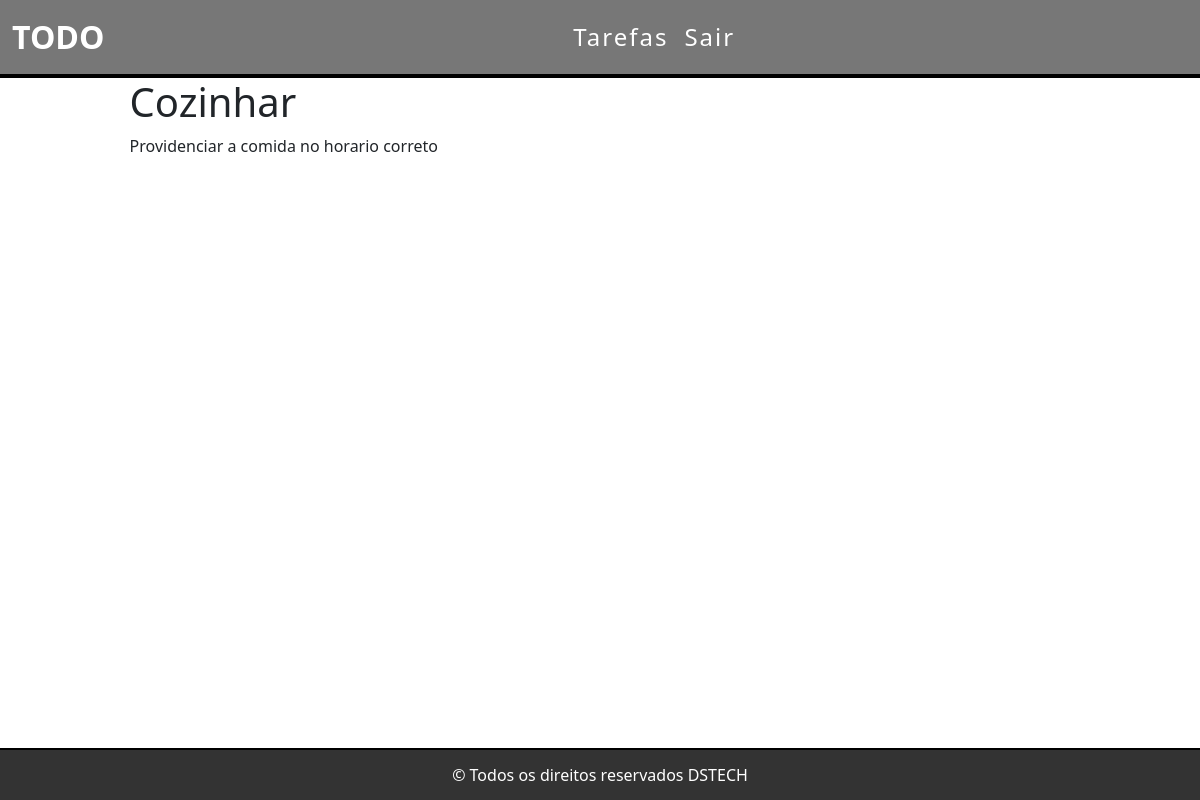
The page /tarefa/3 on the database its author committed.
### tarefas/models.py (models this page shows, shortened)
class Tarefas(models.Model):
    titulo = models.CharField(max_length=255)
    descricao = models.TextField()
    created_at = models.DateTimeField(auto_now_add=True)
    updated_at = models.DateTimeField(auto_now=True)

### tarefas/views.py (the view)
# urls.py: path("tarefa/<int:id>", views.tarefaView, name="tarefa-view")
def tarefaView(request, id):
    taefa = get_object_or_404(Tarefas, pk=id)
    return render(request, 'tarefas/tarefa.html', {'tarefa':taefa })

### templates/tarefas/tarefa.html (shortened to what this page needs)
{% extends 'base.html' %}
{% block content %}
<div class="list-div">
    <h1>{{tarefa.titulo}}</h1>
    <p>{{tarefa.descricao}}</p>
</div>
{% endblock %}

### tarefas/static/css/style.css (style rules this page uses)
body { margin: 0 !important; padding: 0 !important; }
.list-div { margin-left: 10% !important; margin-right: 10% !important; }

### rows shown on the page
Tarefas: titulo "Cozinhar", descricao "Providenciar a comida no horario correto"
